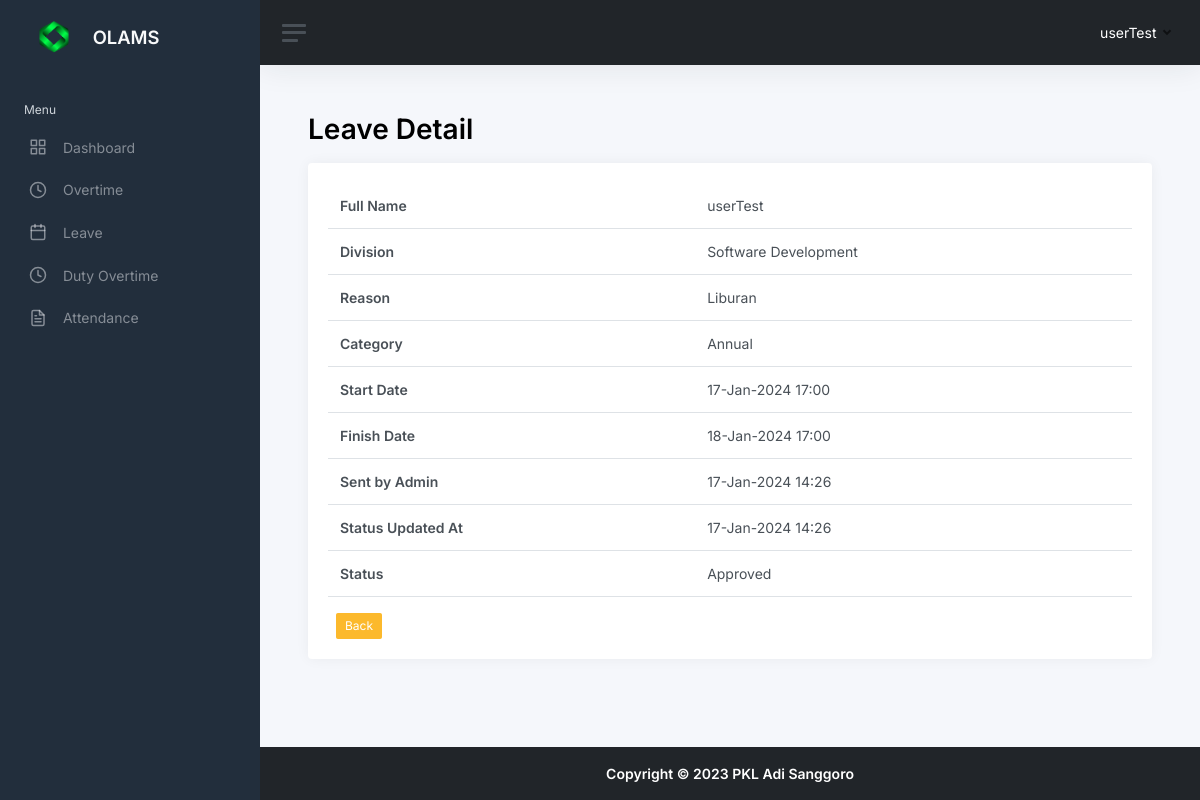
Page /leavelist_detail.php?id=31 (signed in) on the committed database.
### tables this page shows
CREATE TABLE `leaves` (
  `leaves_id` tinyint(3) UNSIGNED NOT NULL,
  `user_id` tinyint(3) UNSIGNED NOT NULL,
  `division_id` tinyint(3) UNSIGNED NOT NULL,
  `reason` text NOT NULL,
  `category` enum('Annual','Pregnancy','Important Reason','Extended') NOT NULL,
  `start_date` timestamp NULL DEFAULT NULL,
  `finish_date` timestamp NULL DEFAULT NULL,
  `submitted_by_admin` tinyint(3) UNSIGNED DEFAULT NULL,
  `sent_by_admin` timestamp NULL DEFAULT NULL,
  `status` enum('Approved','Pending','Rejected') NOT NULL,
  `status_updated_at` timestamp NULL DEFAULT NULL,
  `status_updated_by` tinyint(3) UNSIGNED DEFAULT NULL,
  `created_at` timestamp NOT NULL DEFAULT current_timestamp(),
  `created_by` tinyint(3) UNSIGNED NOT NULL,
  `updated_at` timestamp NULL DEFAULT NULL ON UPDATE current_timestamp(),
  `updated_by` tinyint(3) UNSIGNED DEFAULT NULL
);

CREATE TABLE `users` (
  `user_id` tinyint(3) UNSIGNED NOT NULL,
  `role_id` tinyint(3) UNSIGNED NOT NULL,
  `name` varchar(64) NOT NULL,
  `username` varchar(32) NOT NULL,
  `password` varchar(254) NOT NULL,
  `email` varchar(64) NOT NULL,
  `created_by` tinyint(3) UNSIGNED NOT NULL,
  `created_at` timestamp NOT NULL DEFAULT current_timestamp(),
  `updated_by` tinyint(3) UNSIGNED DEFAULT NULL,
  `updated_at` timestamp NULL DEFAULT NULL ON UPDATE current_timestamp()
);

CREATE TABLE `m_divisions` (
  `division_id` tinyint(3) UNSIGNED NOT NULL,
  `division_name` varchar(64) NOT NULL,
  `created_at` timestamp NOT NULL DEFAULT current_timestamp(),
  `created_by` tinyint(3) UNSIGNED NOT NULL,
  `updated_at` timestamp NULL DEFAULT NULL ON UPDATE current_timestamp(),
  `updated_by` tinyint(3) UNSIGNED DEFAULT NULL
);

### leavelist_detail.php (the view, shortened to what this page needs)
<?php
include __DIR__ . "/include/conn.inc.php";
$show_leave_query = "SELECT
    users.name AS name,
    m_divisions.division_name AS division_name,
    leaves.reason AS reason,
    leaves.category AS category,
    leaves.start_date AS start_date,
    leaves.finish_date AS finish_date,
    leaves.sent_by_admin AS sent_by_admin,
    leaves.status_updated_at AS status_updated_at,
    leaves.status AS status
FROM leaves
LEFT JOIN users ON leaves.user_id = users.user_id
LEFT JOIN m_divisions ON leaves.division_id = m_divisions.division_id
WHERE leaves.leaves_id = ?";
if (isset($_GET['id']) && is_numeric($_GET['id'])) {
    $leave_id = $_GET['id'];
    $show_leave_statement = mysqli_prepare($conn, $show_leave_query);
    mysqli_stmt_bind_param($show_leave_statement, "i", $leave_id);
    mysqli_stmt_execute($show_leave_statement);
    $leaveData = mysqli_stmt_get_result($show_leave_statement);
    $leaveDetails = mysqli_fetch_assoc($leaveData);
} else {
    echo "Invalid leave ID.";
    exit();
}
?>
<!DOCTYPE html>
<html lang="en">
<head>
    <?php include "head.inc.php"; ?>
</head>
<body>
    <div class="wrapper">
        <?php include "components/sidebar.inc.php"; ?>
        <div class="main">
            <?php include "components/navbar.inc.php"; ?>
            <main class="content">
                <div class="container-fluid p-0">
                    <h1 class="h1 mb-3"><strong>Leave Detail</strong></h1>
                    <div class="card">
                        <div class="card-body">
                            <table class="table">
                                <tbody>
                                    <tr>
                                        <td><strong>Full Name</strong></td>
                                        <td><?= $leaveDetails['name'] ?></td>
                                    </tr>
                                    <tr>
                                        <td><strong>Division</strong></td>
                                        <td><?= $leaveDetails['division_name'] ?></td>
                                    </tr>
                                    <tr>
                                        <td><strong>Reason</strong></td>
                                        <td><?= $leaveDetails['reason'] ?></td>
                                    </tr>
                                    <tr>
                                        <td><strong>Category</strong></td>
                                        <td><?= $leaveDetails['category'] ?></td>
                                    </tr>
                                    <tr>
                                        <td><strong>Start Date</strong></td>
                                        <td><?= date('d-M-Y H:i', strtotime($leaveDetails['start_date'])) ?></td>
                                    </tr>
                                    <tr>
                                        <td><strong>Finish Date</strong></td>
                                        <td><?= date('d-M-Y H:i', strtotime($leaveDetails['finish_date'])) ?></td>
                                    </tr>
                                    <tr>
                                        <td><strong>Sent by Admin</strong></td>
                                        <td><?= $leaveDetails['sent_by_admin'] ? date('d-M-Y H:i', strtotime($leaveDetails['sent_by_admin'])) : '-' ?></td>
                                    </tr>
                                    <tr>
                                        <td><strong>Status Updated At</strong></td>
                                        <td><?= $leaveDetails['status_updated_at'] ? date('d-M-Y H:i', strtotime($leaveDetails['status_updated_at'])) : '-' ?></td>
                                    </tr>
                                    <tr>
                                        <td><strong>Status</strong></td>
                                        <td><?= $leaveDetails['status'] ?></td>
                                    </tr>
                                </tbody>
                            </table>
                            <a href="leavelist.php" class="btn btn-warning btn-sm ms-2">Back</a>
                        </div>
                    </div>
                </div>
            </main>
            <?php include "components/footer.inc.php"; ?>
        </div>
    </div>
</body>
</html>

### rows in the picture
leaves: user.name "userTest", division.division_name "Software Development", reason "Liburan", category "Annual", start_date "17-Jan-2024 17:00", finish_date "18-Jan-2024 17:00", sent_by_admin "17-Jan-2024 14:26", status_updated_at "17-Jan-2024 14:26", status "Approved"

### other values in the picture
$_SESSION['name'] "userTest"
